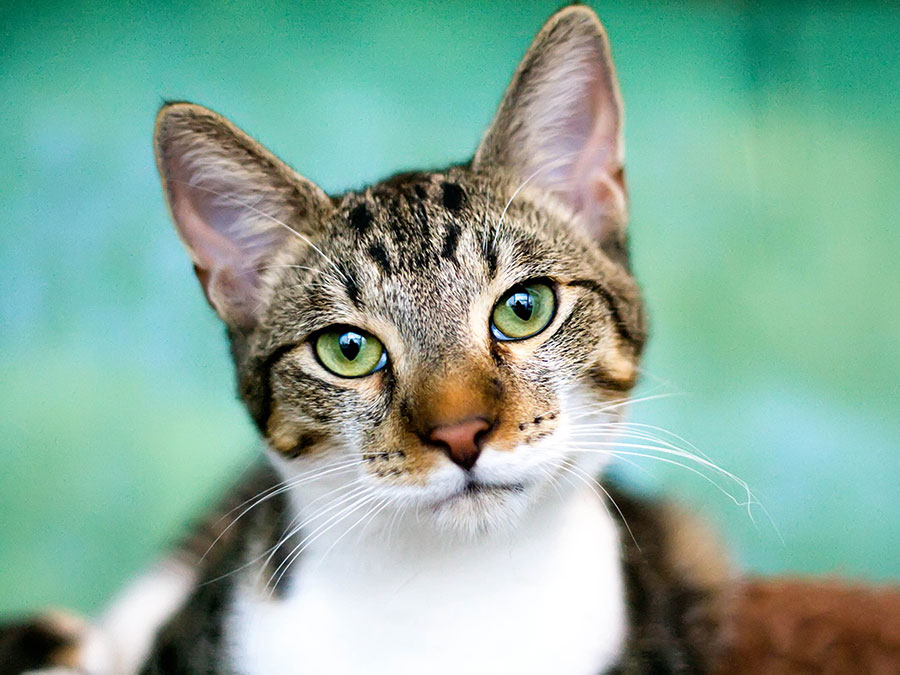
#> input picture Domestic-feline-tabby-cat.jpg, 900 x 675 px
$ jupyter execute Image_Compression_svd.ipynb   (shell and % lines are left out)
#> lines starting #> are read from the running program, lines starting #| are printed output that depends on the picture
# Image Compression

A grayscale image is just a matrix where the numbers represent the intensity of a given pixel, such a matrix can be decomposed just like any other matrix using Singular Value Decomposition (SVD).

SVD is a matrix decomposition method for reducing a matrix to its constituent parts in order to make certain subsequent matrix calculations simpler.

For the case of simplicity we will focus on the SVD for real-valued matrices and ignore the case for complex numbers.
$A = U . \Sigma . V^T$

Where A is the real m x n matrix that we wish to decompose, U is an m x m matrix, Sigma ($\Sigma$) is an m x n diagonal matrix, and $V^T$ is the  transpose of an n x n matrix where T is a superscript.

The SVD can be calculated by calling python svd() function.

The function takes a matrix and returns the U, $\Sigma$ and $V^T$ elements. The Sigma diagonal matrix is returned as a vector of singular values. The V matrix is returned in a transposed form.

The original matrix can be reconstructed from the U, Sigma, and V^T elements. And if you took $r$ columns from U to make $\hat{U}$, and $r$ elements from Sigma to make $\hat{\Sigma}$ and $r$ rows from V^T to make $\hat{V}^T$, you can approximate the original matrix using $\hat{U} . \hat{\Sigma} . \hat{V}^T$

In this notebook, you will approximate a grayscale image using $r$ singular values and singular vectors from the U, Sigma and V^T matrices; hence, you compress the image into $2r$ rows and $r$ scalars only.

## Load the image

[cell 1]
import matplotlib.pyplot as plt
import numpy as np
from numpy.linalg import matrix_rank
import time
from PIL import Image

#load an image and convert it to black and white.
img = Image.open('Domestic-feline-tabby-cat.jpg')
#> img is the input picture: PIL image 900x675 RGB; mean R, G, B 134.8, 171, 154.3
imggray = img.convert('LA')
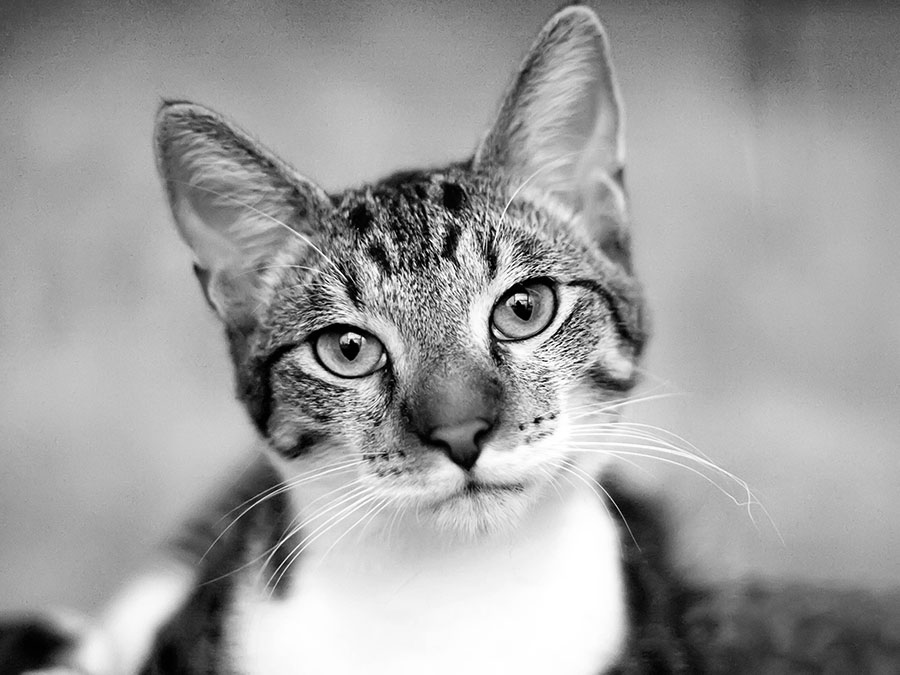
#> imggray: PIL image 900x675 LA; mean R, G, B, A 158.3, 158.3, 158.3, 255
plt.figure(figsize=(9, 6))
plt.imshow(imggray);

## Convert the image to numpy array

[cell 2]
#convert the image data into a numpy matrix, plotting the result to show the data is unchanged.
img = np.asarray(imggray)[:,:,0]
#> img: shape (675, 900)
plt.figure(figsize=(9,6))
plt.imshow(img, cmap='gray');

## Compute SVD of the image

[cell 3]
U,S,Vt = np.linalg.svd(img)
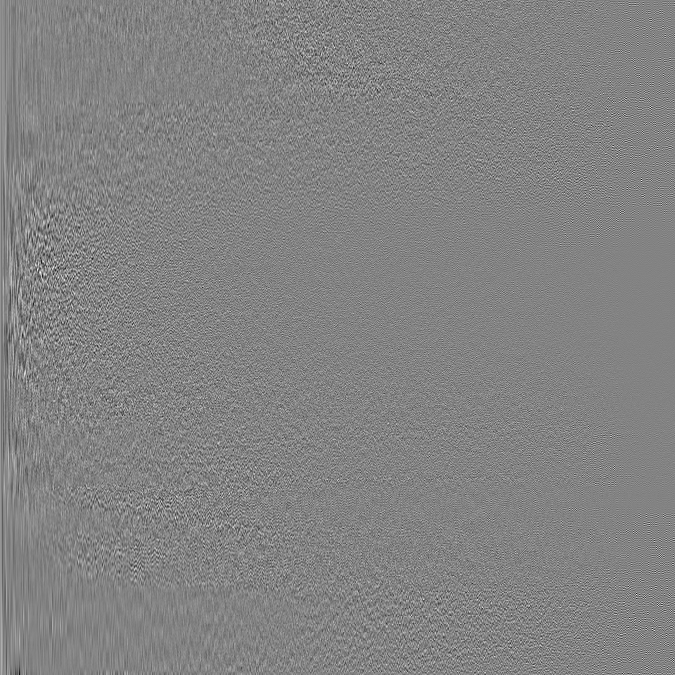
#> U: shape (675, 675) float64; min -0.289, max 0.272, mean 6.37e-05; drawn with min black and max white
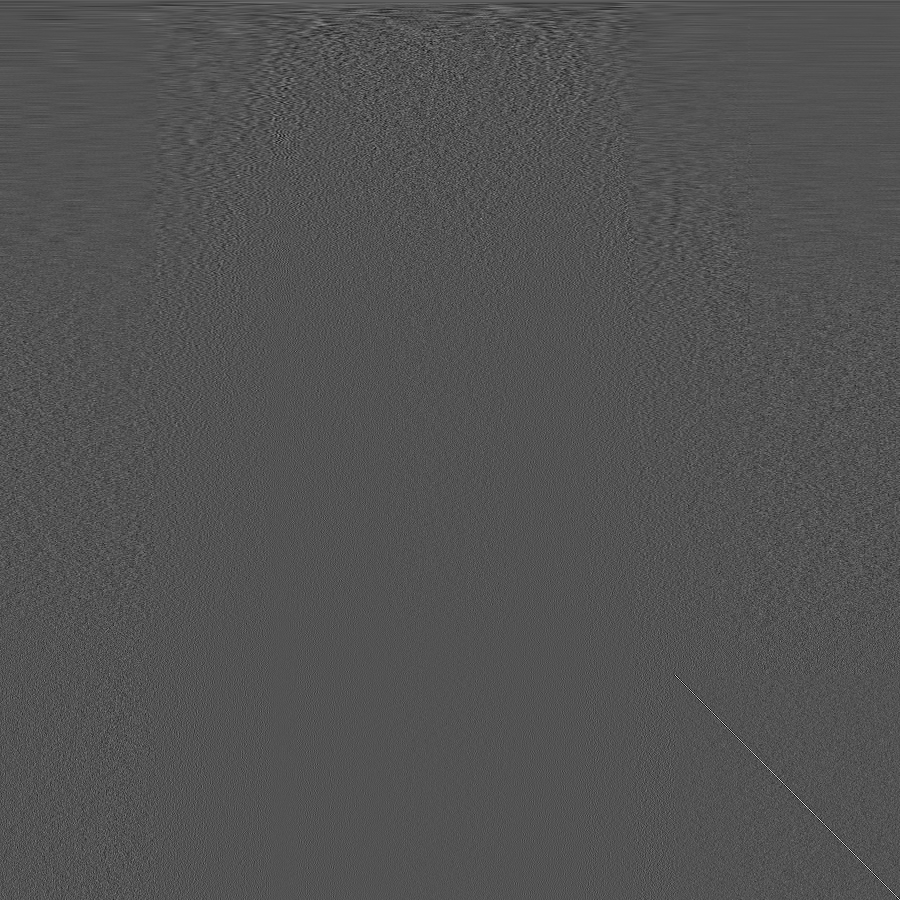
#> Vt: shape (900, 900) float64; min -0.262, max 0.542, mean 4.27e-05; drawn with min black and max white
#> S = 675 values, max 124605.5 at index 0, min 2.69 at index 674, mean 628.6
print(U.shape,S.shape,Vt.shape)
#| (675, 675) (675,) (900, 900)

Sigma = np.zeros((img.shape[0], img.shape[1]))
Sigma[:img.shape[0], :img.shape[0]] = np.diag(S)
B = U.dot(Sigma.dot(Vt))

## Check if you can reconstruct the image again

Plot the image

[cell 4]
plt.imshow(B, cmap='gray');

## Reconstruct the image using $r = 1$

Plot the reconstructed image

[cell 5]
B = np.matrix(U[:, :1]) * np.diag(S[:1]) * np.matrix(Vt[:1, :])
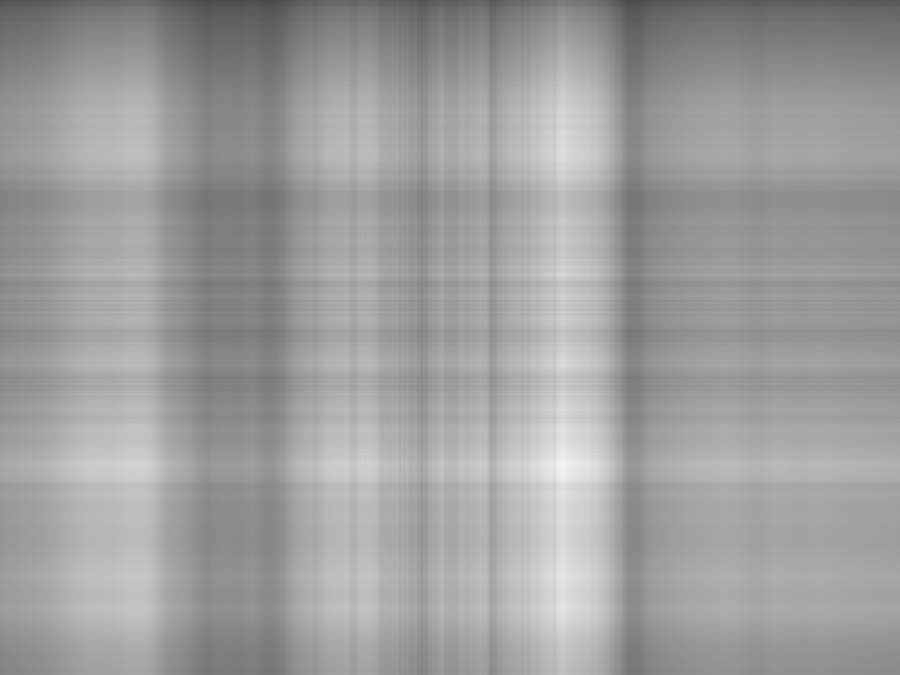
#> B: shape (675, 900) float64; min 75.17, max 245.6, mean 158.2
plt.imshow(B, cmap='gray');

## Reconstruct the image using $r = 2 \rightarrow 50$

Plot the reconstructed images

[cell 6]
for i in range (2,53,10):
    B = np.matrix(U[:, :i]) * np.diag(S[:i]) * np.matrix(Vt[:i, :])
    plt.imshow(B, cmap='gray');
    plt.title(f'n = {i}')
    plt.show()
#> this loop made 6 passes
#> pass 1, `B = np.matrix(U[:, :i]) * np.diag(S[:i]) * np.matrix(Vt[:i, :])`:
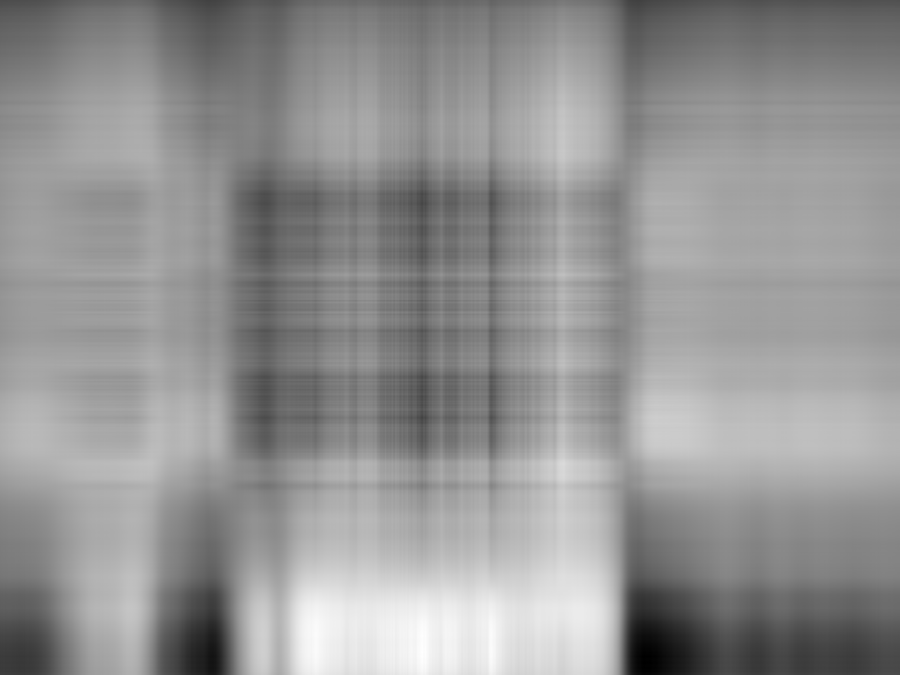
#> B: shape (675, 900) float64; min -12.94, max 282.5, mean 158.2; drawn with min black and max white
#> pass 3, `B = np.matrix(U[:, :i]) * np.diag(S[:i]) * np.matrix(Vt[:i, :])`:
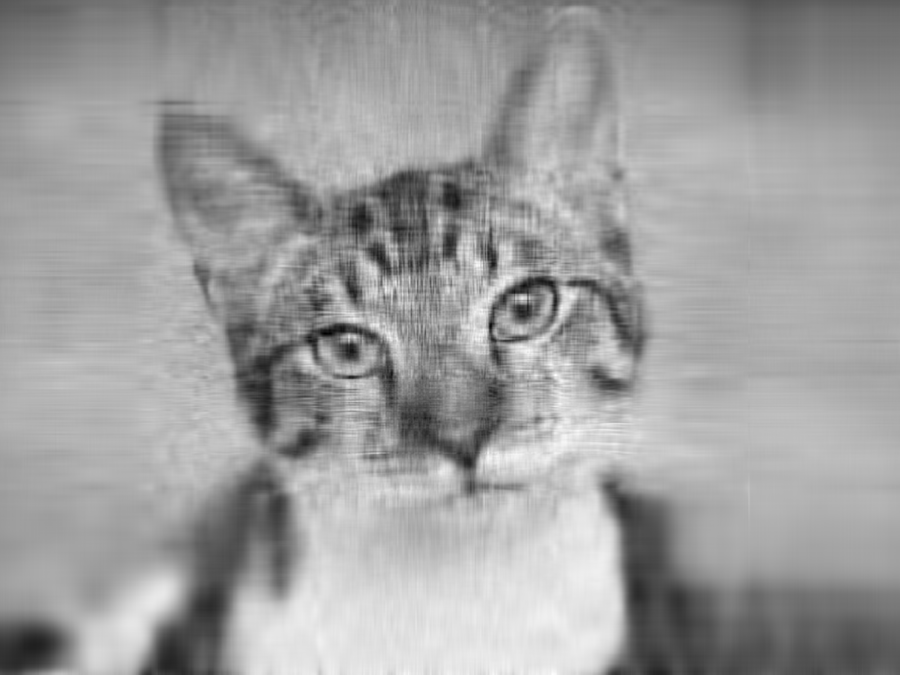
#> B: shape (675, 900) float64; min -56.11, max 288.3, mean 158.3; drawn with min black and max white

[cell 7]
matrix_rank(img)
#> Out = 675

[cell 8]
matrix_rank(B)
#> Out = 52
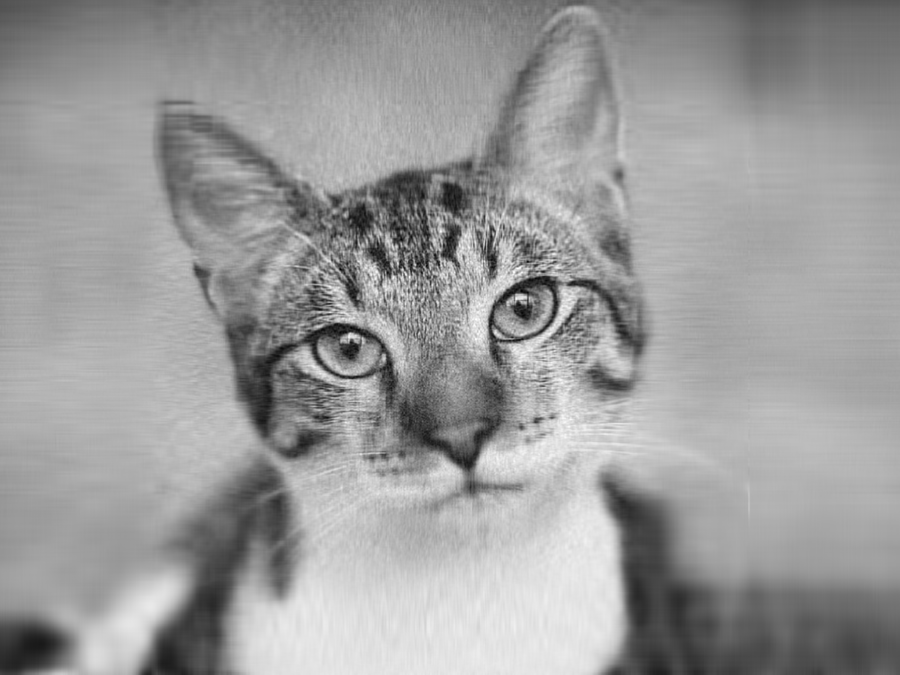
#> B: shape (675, 900) float64; min -45.47, max 288.5, mean 158.3; drawn with min black and max white
